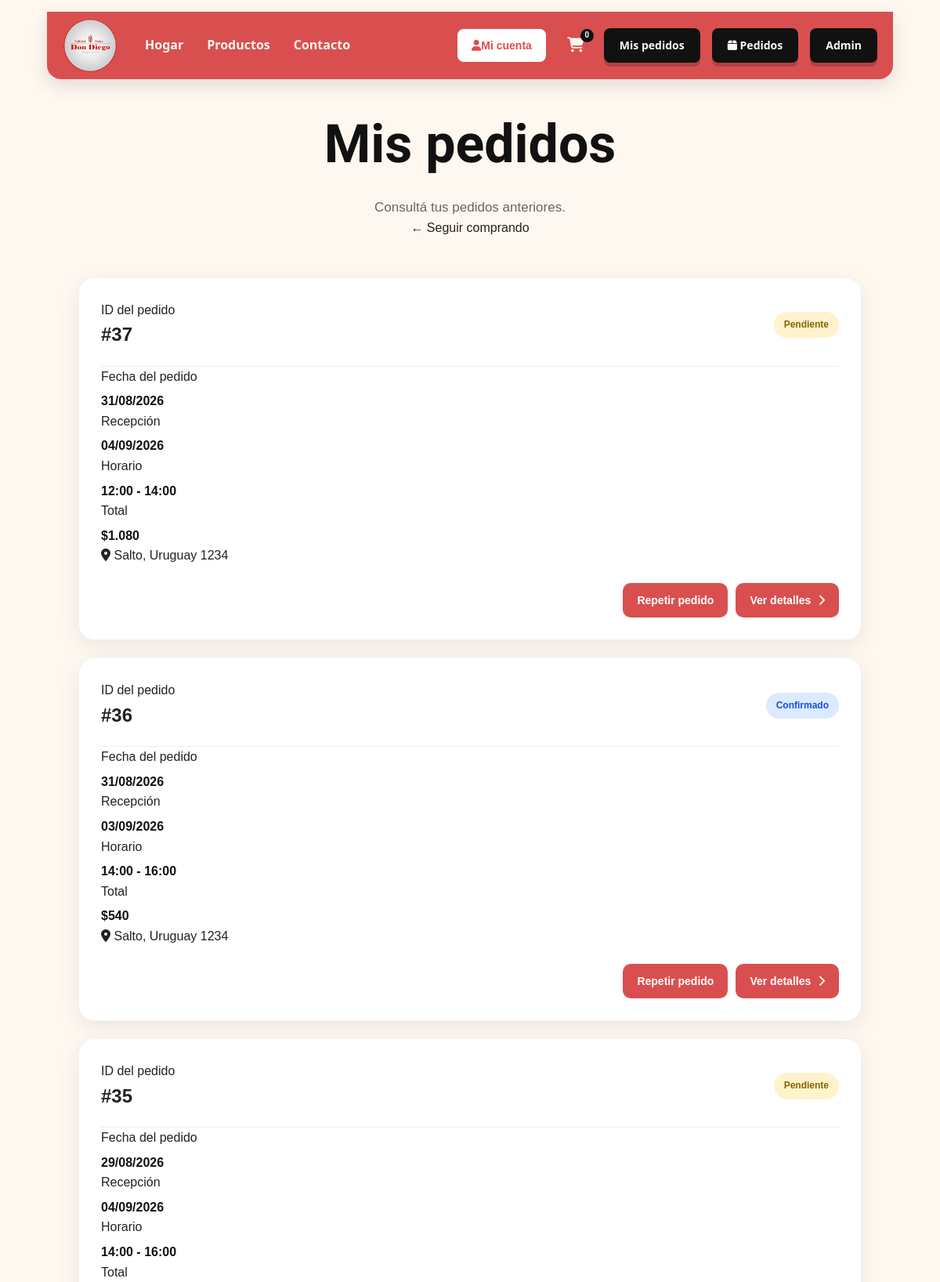
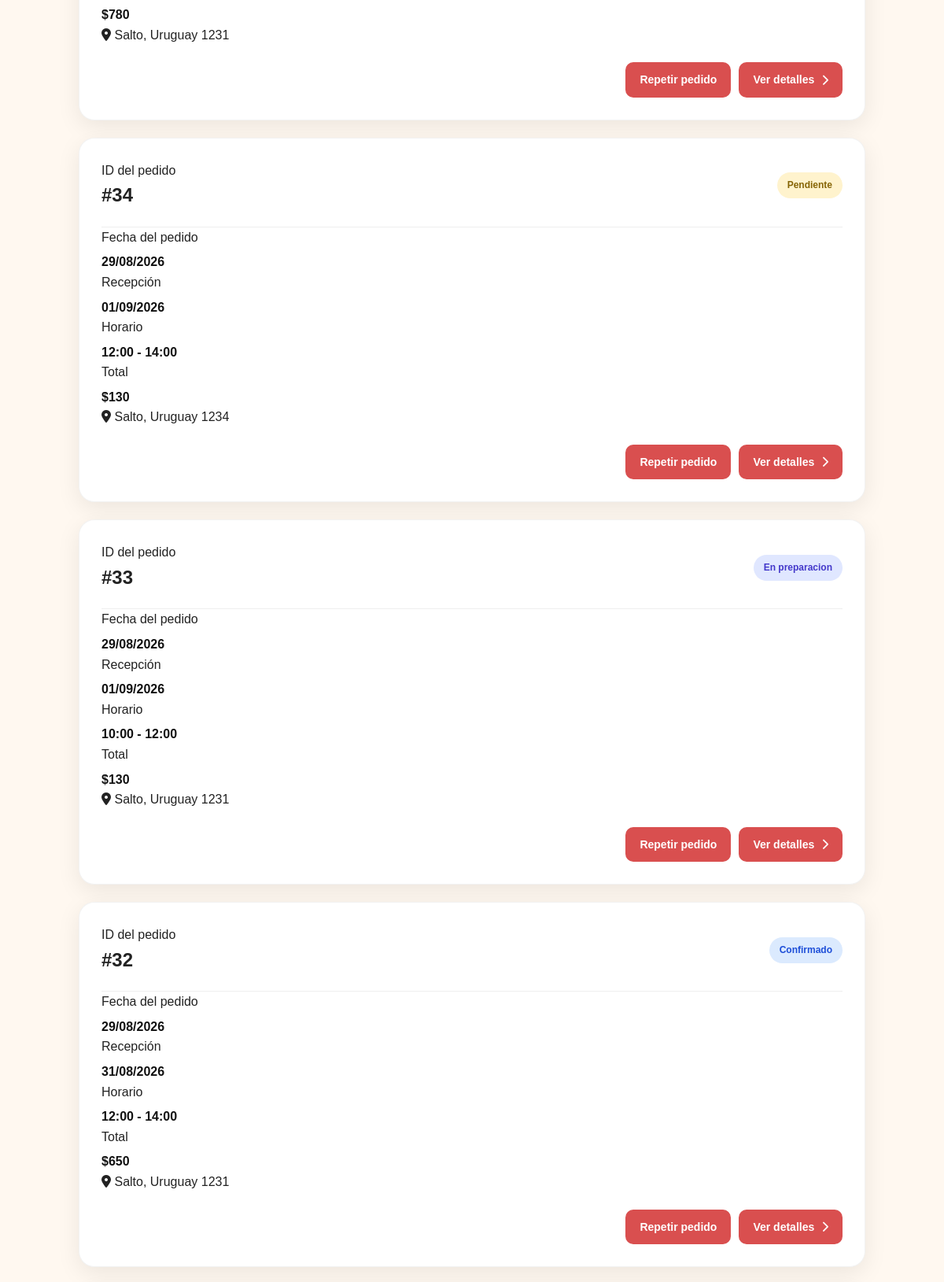
The app's page /pedidos (signed in, upper part) with its own data (2 pictures, top to bottom).
### tables this page shows
CREATE TABLE `pedidos` (
  `id` int(11) NOT NULL,
  `usuario_id` int(11) NOT NULL,
  `fecha_pedido` timestamp NOT NULL DEFAULT current_timestamp(),
  `fecha_recepcion` date NOT NULL,
  `franja_horaria` varchar(50) NOT NULL,
  `direccion_entrega` varchar(255) NOT NULL,
  `metodo_pago` enum('efectivo') NOT NULL DEFAULT 'efectivo',
  `estado` enum('pendiente','confirmado','en_preparacion','listo','entregado','cancelado') NOT NULL DEFAULT 'pendiente',
  `total` decimal(10,2) NOT NULL DEFAULT 0.00
);

### config/Url.php (called while the page is built, shortened)
<?php
if (!function_exists('url')) {
    function url($path = '')
    {
        $documentRoot = realpath($_SERVER['DOCUMENT_ROOT'] ?? '');
        $projectRoot = realpath(__DIR__ . '/..');
        $basePath = '';
        if ($documentRoot && $projectRoot && strpos($projectRoot, $documentRoot) === 0) {
            $basePath = str_replace(DIRECTORY_SEPARATOR, '/', substr($projectRoot, strlen($documentRoot)));
        }
        $path = '/' . ltrim($path, '/');
        return rtrim($basePath, '/') . ($path === '/' ? '/' : $path);
    }
}

### models/Pedido.php (called while the page is built, shortened)
<?php
class Pedido
{
    private $conn;
    public function __construct($conn)
    {
        $this->conn = $conn;
    }
    public function obtenerPorUsuario($usuarioId)
    {
        $sql = "
            SELECT
                id,
                usuario_id,
                fecha_pedido,
                fecha_recepcion,
                franja_horaria,
                direccion_entrega,
                metodo_pago,
                estado,
                total
            FROM pedidos
            WHERE usuario_id = ?
            ORDER BY fecha_pedido DESC
        ";
        $stmt = $this->conn->prepare($sql);
        $stmt->bind_param(
            "i",
            $usuarioId
        );
        if (!$stmt->execute()) {
            $stmt->close();
            return [];
        }
        $resultado = $stmt->get_result();
        $pedidos = $resultado->fetch_all(
            MYSQLI_ASSOC
        );
        return $pedidos;
    }
}

### views/pedidos/index.php (the view, shortened to what this page needs)
<?php
require __DIR__ . '/../layouts/head.php';
require __DIR__ . '/../layouts/header.php';
?>
<body class="pagina-pedidos">
    <main class="pedidos-container">
        <header class="pedidos-header">
            <div>
                <h1>
                    Mis pedidos
                </h1>
                <p>
                    Consultá tus pedidos anteriores.
                </p>
            </div>
            <a
                href="<?= url('/productos') ?>"
                class="btn-volver-catalogo"
            >
                ← Seguir comprando
            </a>
        </header>
        <?php if (empty($pedidos)): ?>
            <section class="pedidos-vacio">
                <div class="pedidos-vacio-icono">
                    📦
                </div>
                <h2>
                    Todavía no tenés pedidos
                </h2>
                <p>
                    Cuando realices tu primer pedido,
                    aparecerá aquí.
                </p>
                <a
                    href="<?= url('/productos') ?>"
                    class="btn-ver-catalogo"
                >
                    Ver catálogo
                </a>
            </section>
        <?php else: ?>
            <section class="pedidos-lista">
                <?php foreach ($pedidos as $pedido): ?>
                    <article class="pedido-card">
                        <div class="pedido-card-header">
                            <div>
                                <span class="pedido-label">
                                    ID del pedido
                                </span>
                                <h2>
                                    #<?= (int) $pedido['id'] ?>
                                </h2>
                            </div>
                            <span
                                class="pedido-estado estado-<?= htmlspecialchars(
                                    $pedido['estado'],
                                    ENT_QUOTES,
                                    'UTF-8'
                                ) ?>"
                            >
                                <?= htmlspecialchars(
                                    ucfirst(
                                        str_replace(
                                            '_',
                                            ' ',
                                            $pedido['estado']
                                        )
                                    ),
                                    ENT_QUOTES,
                                    'UTF-8'
                                ) ?>
                            </span>
                        </div>
                        <div class="pedido-info">
                            <div class="pedido-info-item">
                                <span>
                                    Fecha del pedido
                                </span>
                                <strong>
                                    <?= date(
                                        'd/m/Y',
                                        strtotime(
                                            $pedido['fecha_pedido']
                                        )
                                    ) ?>
                                </strong>
                            </div>
                            <div class="pedido-info-item">
                                <span>
                                    Recepción
                                </span>
                                <strong>
                                    <?= date(
                                        'd/m/Y',
                                        strtotime(
                                            $pedido['fecha_recepcion']
                                        )
                                    ) ?>
                                </strong>
                            </div>
                            <div class="pedido-info-item">
                                <span>
                                    Horario
                                </span>
                                <strong>
                                    <?= htmlspecialchars(
                                        $pedido['franja_horaria'],
                                        ENT_QUOTES,
                                        'UTF-8'
                                    ) ?>
                                </strong>
                            </div>
                            <div class="pedido-info-item">
                                <span>
                                    Total
                                </span>
                                <strong class="pedido-total">
                                    $<?= number_format(
                                        $pedido['total'],
                                        0,
                                        ',',
                                        '.'
                                    ) ?>
                                </strong>
                            </div>
                        </div>
                        <div class="pedido-direccion">
                            <i class="fa-solid fa-location-dot"></i>
                            <span>
                                <?= htmlspecialchars(
                                    $pedido['direccion_entrega'],
                                    ENT_QUOTES,
                                    'UTF-8'
                                ) ?>
                            </span>
                        </div>
                        <div class="pedido-card-footer">
                            <form method="POST" action="<?= url('/pedidos') ?>">
                                <button type="submit" class="btn-ver-pedido">Repetir pedido</button>
                            </form>
                            <a
                                href="<?= url('/pedidos/detalle?id=' . (int) $pedido['id']) ?>"
                                class="btn-ver-pedido"
                            >
                                Ver detalles
                                <i class="fa-solid fa-chevron-right"></i>
                            </a>
                        </div>
                    </article>
                <?php endforeach; ?>
            </section>
        <?php endif; ?>
    </main>
</body>
</html>

### public/css/variable.css (style rules this page uses)
:root { --color-background: #FFF8F0; --color-primary: #D94F4F; --color-secondary: #B22222; --color-brown: #8B5E3C; --color-text: #333333; --color-dark: #111111; --font-main: "Sansita Swashed", cursive; --font-title: var(--font-main); --font-body: system-ui, -apple-system, "Segoe UI", Roboto, "Helvetica Neue", Arial, sans-serif; --radius: 8px; --radius-img: 15px; }

### public/css/style.css (style rules this page uses)
* { margin: 0; padding: 0; box-sizing: border-box; }
html { scroll-behavior: smooth; }
body { font-family: Arial, sans-serif; background-color: #fff; color: #222; line-height: 1.6; }
a { text-decoration: none; color: inherit; }
button, input, textarea, select { font: inherit; }
button { cursor: pointer; }

### public/css/pedidos.css (style rules this page uses)
.pedidos-container { min-height: 100vh; padding: 130px 8% 90px; box-sizing: border-box; background: var(--color-background); }
.pedidos-header { max-width: 850px; margin: 0 auto 50px; text-align: center; }
.pedidos-header h1 { margin: 0 0 12px; font-family: var(--font-main); font-size: clamp(42px, 6vw, 68px); color: var(--color-dark); }
.pedidos-header p { margin: 0; color: #666; font-size: 17px; }
.pedidos-lista { max-width: 1000px; margin: 0 auto; display: flex; flex-direction: column; gap: 22px; }
.pedido-card { background: #ffffff; border-radius: 20px; padding: 28px; box-shadow: 0 8px 30px rgba(0, 0, 0, 0.08); border: 1px solid rgba(0, 0, 0, 0.05); transition: transform 0.2s ease, box-shadow 0.2s ease; }
.pedido-card-header { display: flex; justify-content: space-between; align-items: center; gap: 20px; padding-bottom: 20px; border-bottom: 1px solid #eeeeee; }
.pedido-estado { display: inline-flex; align-items: center; justify-content: center; padding: 7px 13px; border-radius: 999px; font-size: 12px; font-weight: 700; }
.estado-pendiente { background: #fff3cd; color: #856404; }
.estado-confirmado { background: #dbeafe; color: #1d4ed8; }
.estado-en_preparacion { background: #e0e7ff; color: #4338ca; }
.pedido-info-item { display: flex; flex-direction: column; gap: 6px; }
.pedido-info-item strong { font-size: 16px; color: var(--color-dark); }
.btn-ver-pedido { display: inline-flex; align-items: center; gap: 9px; padding: 11px 18px; border-radius: 10px; background: var(--color-primary); color: #ffffff; text-decoration: none; font-size: 14px; font-weight: 600; transition: transform 0.2s ease, opacity 0.2s ease; }
.pedidos-header { animation: pedidosEntradaArriba 0.7s ease-out both; }
.pedidos-lista { animation: pedidosEntradaAbajo 0.8s ease-out 0.15s both; }
.pedido-card { animation: pedidosEntradaAbajo 0.6s ease-out both; }
.pedido-card:nth-child(1) { animation-delay: 0.15s; }
.pedido-card:nth-child(2) { animation-delay: 0.25s; }
.pedido-card:nth-child(3) { animation-delay: 0.35s; }
.pedido-card:nth-child(4) { animation-delay: 0.45s; }
.pedido-card:nth-child(5) { animation-delay: 0.55s; }
.pedido-card:nth-child(6) { animation-delay: 0.65s; }
.pedido-card-footer { display: flex; justify-content: flex-end; align-items: center; gap: 10px; margin-top: 22px; }
.pedido-card-footer form { margin: 0; }
.pedido-card-footer button.btn-ver-pedido { border: 0; font-family: inherit; cursor: pointer; }

### records on screen
pedidos: id "37", estado "Pendiente", fecha_pedido "31/08/2026", fecha_recepcion "04/09/2026", franja_horaria "12:00 - 14:00", total "1.080", direccion_entrega "Salto, Uruguay 1234"
pedidos: id "36", estado "Confirmado", fecha_pedido "31/08/2026", fecha_recepcion "03/09/2026", franja_horaria "14:00 - 16:00", total "540", direccion_entrega "Salto, Uruguay 1234"
pedidos: id "35", estado "Pendiente", fecha_pedido "29/08/2026", fecha_recepcion "04/09/2026", franja_horaria "14:00 - 16:00", total "780", direccion_entrega "Salto, Uruguay 1231"
pedidos: id "34", estado "Pendiente", fecha_pedido "29/08/2026", fecha_recepcion "01/09/2026", franja_horaria "12:00 - 14:00", total "130", direccion_entrega "Salto, Uruguay 1234"
pedidos: id "33", estado "En preparacion", fecha_pedido "29/08/2026", fecha_recepcion "01/09/2026", franja_horaria "10:00 - 12:00", total "130", direccion_entrega "Salto, Uruguay 1231"
pedidos: id "32", estado "Confirmado", fecha_pedido "29/08/2026", fecha_recepcion "31/08/2026", franja_horaria "12:00 - 14:00", total "650", direccion_entrega "Salto, Uruguay 1231"

### other values on screen
$cantidadCarrito "0"
